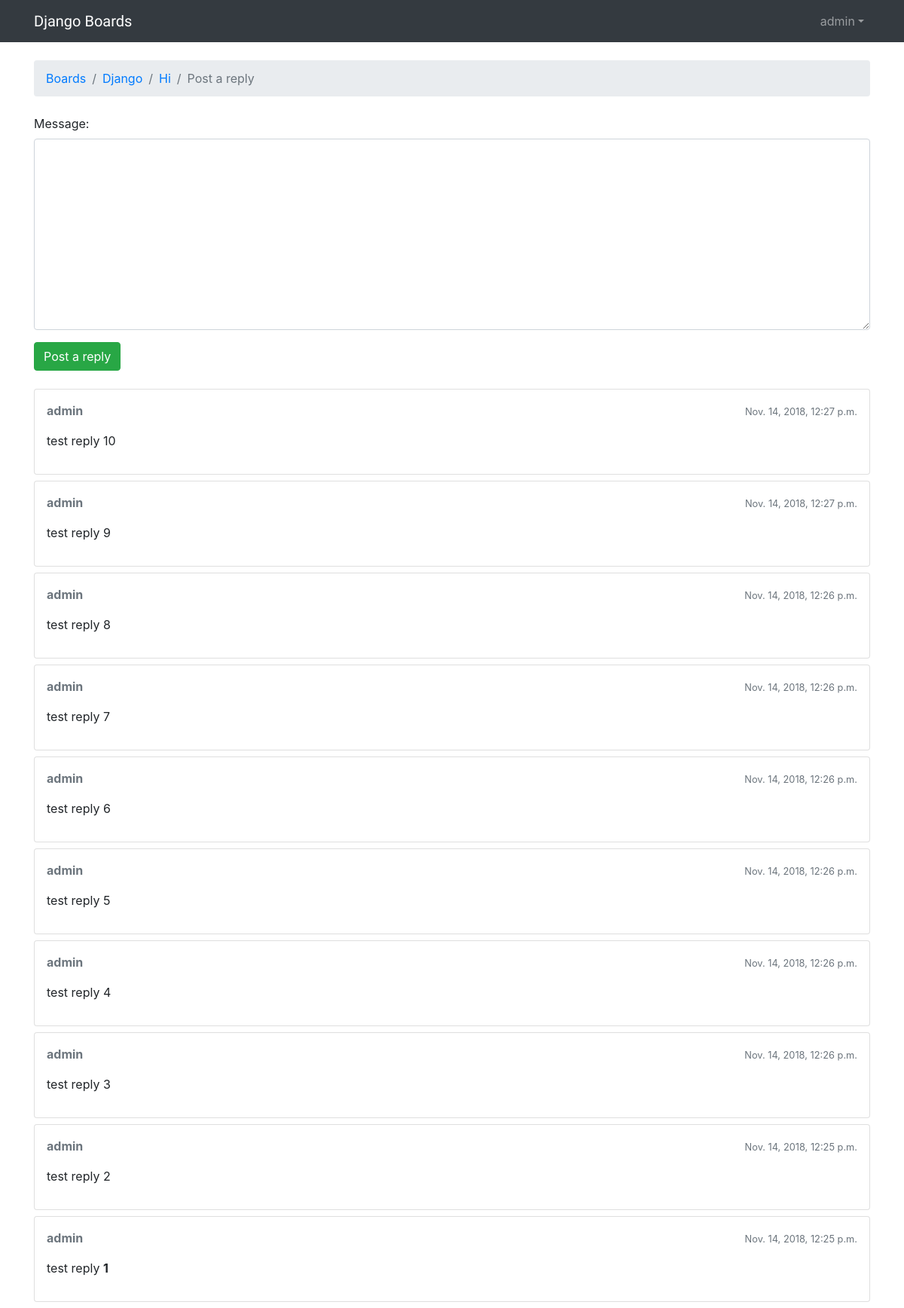
Page /boards/1/topics/5/reply/ (signed in) on the committed database.
### boards/models.py (models this page shows, shortened)
class Topic(models.Model):
    subject = models.CharField(max_length=255)
    last_update = models.DateTimeField(auto_now_add=True)
    board = models.ForeignKey(Board, related_name='topics', on_delete=models.PROTECT)
    starter = models.ForeignKey(User, related_name='topics', on_delete=models.PROTECT)
    views = models.PositiveIntegerField(default=0)
    def get_last_ten_posts(self):
        return self.posts.order_by('-created_at')[:10]

class Board(models.Model):
    name = models.CharField(max_length=30, unique=True)
    description = models.CharField(max_length=100)
    last_updated = models.DateTimeField(auto_now_add=True)

class Post(models.Model):
    message = models.TextField(max_length=4000)
    topic = models.ForeignKey(Topic, related_name='posts', on_delete=models.PROTECT)
    created_at = models.DateTimeField(auto_now_add=True)
    updated_at = models.DateTimeField(null=True)
    created_by = models.ForeignKey(User, related_name='posts', on_delete=models.PROTECT)
    updated_by = models.ForeignKey(User, null=True, related_name='+', on_delete=models.PROTECT)
    def get_message_as_markdown(self):
        return mark_safe(markdown(self.message, safe_mode='escape'))

### boards/views.py (the view)
# urls.py: url(r'^(?P<pk>\d+)/topics/(?P<topic_pk>\d+)/reply/$', views.reply_topic, name="reply_topic"),
@login_required
def reply_topic(request, pk, topic_pk):
    topic = get_object_or_404(Topic, board__pk=pk, pk=topic_pk)
    if request.method == 'POST':
        form = PostForm(request.POST)
        if form.is_valid():
            post = form.save(commit=False)
            post.topic = topic
            post.created_by = request.user
            post.save()
            topic.last_update = timezone.now()
            topic.save()
            topic_url = reverse('boards:topic_posts', kwargs={'pk': pk, 'topic_pk': topic_pk})
            topic_post_url = '{url}?page={page}#{id}'.format(
                url = topic_url,
                id=post.pk,
                page=topic.get_page_count()
                )
            return redirect(topic_post_url)
    else:
        form = PostForm()
    return render(request, 'reply_topic.html', {'topic':topic, 'form': form})

### boards/forms.py
class PostForm(forms.ModelForm):
    class Meta:
        model = Post
        fields = ['message', ]

### templates/reply_topic.html (shortened to what this page needs)
{% extends 'base.html' %}
{% load static %}
{% block stylesheet %}
<link rel="stylesheet" href="https://cdn.jsdelivr.net/simplemde/latest/simplemde.min.css">
{% endblock %}
{% block breadcrumb %}
  <li class="breadcrumb-item"><a href="{% url 'home' %}">Boards</a></li>
  <li class="breadcrumb-item"><a href="{% url 'boards:board_topics' topic.board.pk %}">{{ topic.board.name }}</a></li>
  <li class="breadcrumb-item"><a href="{% url 'boards:topic_posts' topic.board.pk topic.pk %}">{{ topic.subject }}</a></li>
  <li class="breadcrumb-item active">Post a reply</li>
{% endblock %}
{% block content %}
  <form method="post" class="mb-4" novalidate>
    {% include 'includes/form.html' %}
    <button type="submit" class="btn btn-success">Post a reply</button>
  </form>
  {% for post in topic.get_last_ten_posts %}
    <div class="card mb-2">
      <div class="card-body p-3">
        <div class="row mb-3">
          <div class="col-6">
            <strong class="text-muted">{{ post.created_by.username }}</strong>
          </div>
          <div class="col-6 text-right">
            <small class="text-muted">{{ post.created_at }}</small>
          </div>
        </div>
        {{ post.get_message_as_markdown }}
      </div>
    </div>
  {% endfor %}
{% endblock %}

### templates/base.html (shortened to what this page needs)
{% load static %}<!DOCTYPE html>
<html>
    <head>
        <link rel="stylesheet" href="{% static 'css/bootstrap.min.css' %}">
        <link rel="stylesheet" href="{% static 'css/app.css' %}">
        {% block stylesheet %}{% endblock %}
    </head>
    <body>
    {% block body %}
    <nav class="navbar navbar-expand-lg navbar-dark bg-dark">
        <div class="container">
            <a class="navbar-brand" href="{% url 'boards:home' %}">Django Boards</a>
           <div class="collapse navbar-collapse" id="mainMenu">
           {% if user.is_authenticated %}
               <ul class="navbar-nav ml-auto">
                   <li class="nav-item dropdown">
                     <a class="nav-link dropdown-toggle" href="#" id="userMenu" data-toggle="dropdown" aria-haspopup="true" aria-expanded="false">
                     {{ user.username }}</a>
                     </li>
               </ul>
               {% else %}
               <form class="form-inline ml-auto">
                   <a href="{% url 'login' %}" class="btn btn-outline-secondary">Log in</a>
                   <a href="{% url 'accounts:signup' %}" class="btn btn-primary ml-2">Sign Up</a>
               </form>
               {% endif %}
           </div>
        </div>
    </nav>
        <div class="container">
            <ol class="breadcrumb my-4">
            {% block breadcrumb %}
            {% endblock %}
            </ol>
            {% block content %}
            {% endblock %}
        </div>
        {% endblock body %}
    </body>
</html>

### static/css/app.css (style rules this page uses)
.navbar-brand { font-family: 'Peralta', cursive; }

### rows in the picture
Topic: board.name "Django", subject "Hi"
Post: created_by.username "admin", created_at "Nov. 14, 2018, 12:27 p.m.", get_message_as_markdown "test reply 10"
Post: created_by.username "admin", created_at "Nov. 14, 2018, 12:27 p.m.", get_message_as_markdown "test reply 9"
Post: created_by.username "admin", created_at "Nov. 14, 2018, 12:26 p.m.", get_message_as_markdown "test reply 8"
Post: created_by.username "admin", created_at "Nov. 14, 2018, 12:26 p.m.", get_message_as_markdown "test reply 7"
Post: created_by.username "admin", created_at "Nov. 14, 2018, 12:26 p.m.", get_message_as_markdown "test reply 6"
Post: created_by.username "admin", created_at "Nov. 14, 2018, 12:26 p.m.", get_message_as_markdown "test reply 5"
Post: created_by.username "admin", created_at "Nov. 14, 2018, 12:26 p.m.", get_message_as_markdown "test reply 4"
Post: created_by.username "admin", created_at "Nov. 14, 2018, 12:26 p.m.", get_message_as_markdown "test reply 3"
Post: created_by.username "admin", created_at "Nov. 14, 2018, 12:25 p.m.", get_message_as_markdown "test reply 2"
Post: created_by.username "admin", created_at "Nov. 14, 2018, 12:25 p.m.", get_message_as_markdown "test reply 1"

### other values in the picture
{{ user.username }} "admin"
{{ field.label_tag }} "Message:"
